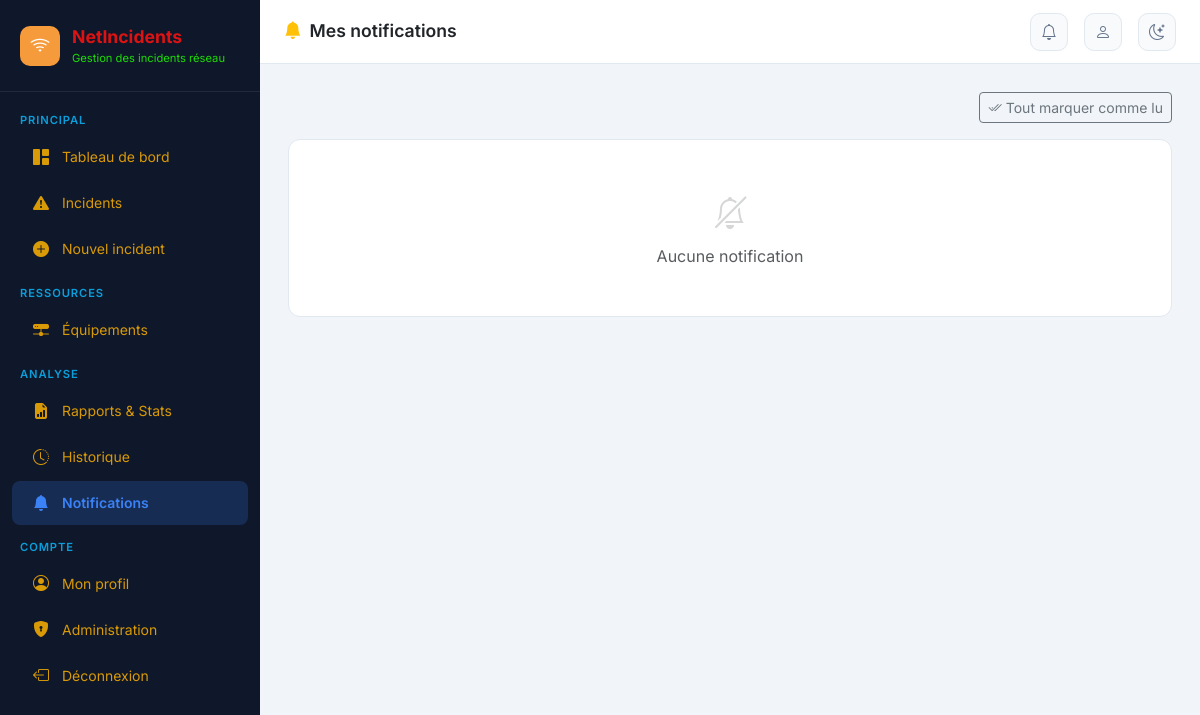
The app's page /notifications/ (signed in), older data.
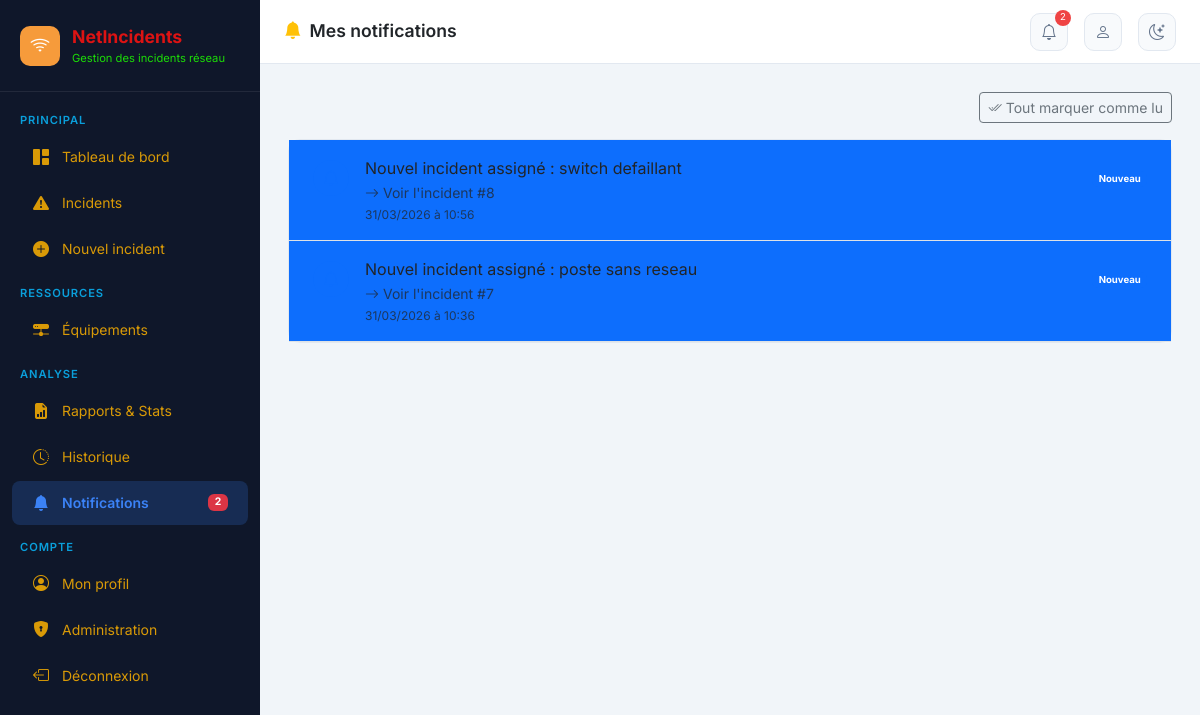
The same page, newer data.
### incidents/models.py (models this page shows, shortened)
class Notification(models.Model):
    utilisateur = models.ForeignKey(User, on_delete=models.CASCADE, related_name='notifications')
    incident = models.ForeignKey(Incident, on_delete=models.CASCADE, null=True, blank=True)
    message = models.TextField()
    lue = models.BooleanField(default=False)
    date_creation = models.DateTimeField(auto_now_add=True)
    class Meta:
        ordering = ['-date_creation']

class Incident(models.Model):
    PRIORITE = [
        ('critique', 'Critique'),
        ('haute', 'Haute'),
        ('moyenne', 'Moyenne'),
        ('basse', 'Basse'),
    ]
    STATUT = [
        ('ouvert', 'Ouvert'),
        ('en_cours', 'En cours'),
        ('resolu', 'Résolu'),
        ('ferme', 'Fermé'),
    ]
    CATEGORIE = [
        ('panne_reseau', 'Panne réseau'),
        ('lenteur', 'Lenteur / Dégradation'),
        ('securite', 'Incident de sécurité'),
        ('configuration', 'Erreur de configuration'),
        ('materiel', 'Défaillance matérielle'),
        ('logiciel', 'Incident logiciel'),
        ('connectivite', 'Perte de connectivité'),
        ('autre', 'Autre'),
    ]
    titre = models.CharField(max_length=200, verbose_name="Titre")
    description = models.TextField(verbose_name="Description")
    categorie = models.CharField(max_length=30, choices=CATEGORIE, default='autre', verbose_name="Catégorie")
    priorite = models.CharField(max_length=20, choices=PRIORITE, default='moyenne', verbose_name="Priorité")
    statut = models.CharField(max_length=20, choices=STATUT, default='ouvert', verbose_name="Statut")
    equipements = models.ManyToManyField(Equipement, blank=True, verbose_name="Équipements concernés")
    date_creation = models.DateTimeField(auto_now_add=True, verbose_name="Date de création")
    date_modification = models.DateTimeField(auto_now=True, verbose_name="Dernière modification")
    date_resolution = models.DateTimeField(null=True, blank=True, verbose_name="Date de résolution")
    date_fermeture = models.DateTimeField(null=True, blank=True, verbose_name="Date de fermeture")
    cree_par = models.ForeignKey(
        User, on_delete=models.SET_NULL, null=True,
        related_name='incidents_crees', verbose_name="Créé par"
    )
    assigne_a = models.ForeignKey(
        User, on_delete=models.SET_NULL, null=True, blank=True,
        related_name='incidents_assignes', verbose_name="Assigné à"
    )
    impact = models.TextField(blank=True, verbose_name="Impact métier")
    cause_racine = models.TextField(blank=True, verbose_name="Cause racine")
    solution_appliquee = models.TextField(blank=True, verbose_name="Solution appliquée")
    class Meta:
        verbose_name = "Incident"
        verbose_name_plural = "Incidents"
        ordering = ['-date_creation']

### incidents/views.py (the view)
# urls.py: path('notifications/', views.liste_notifications, name='notifications'),
@login_required
def liste_notifications(request):
    notifications = Notification.objects.filter(
        utilisateur=request.user
    ).order_by('-date_creation')
    nb_notifs = Notification.objects.filter(utilisateur=request.user, lue=False).count()
    return render(request, 'incidents/notifications.html', {
        'notifications': notifications, 'nb_notifs': nb_notifs
    })

### incidents/templates/incidents/notifications.html (shortened to what this page needs)
{% extends 'incidents/base.html' %}
{% block page_title %}<i class="bi bi-bell-fill text-warning me-2"></i>Mes notifications{% endblock %}
{% block content %}
<div class="d-flex justify-content-end mb-3">
  <button class="btn btn-sm btn-outline-secondary" onclick="marquerToutesLues()">
    <i class="bi bi-check2-all me-1"></i>Tout marquer comme lu
  </button>
</div>
<div class="card">
  <div class="card-body p-0">
    {% for notif in notifications %}
    <div class="d-flex gap-3 px-4 py-3 border-bottom {% if not notif.lue %}bg-primary bg-opacity-5{% endif %}">
      <div class="mt-1">
        <div class="rounded-circle d-flex align-items-center justify-content-center {% if not notif.lue %}bg-primary{% else %}bg-secondary{% endif %} bg-opacity-10"
             style="width:36px;height:36px;min-width:36px">
          <i class="bi bi-bell {% if not notif.lue %}text-primary{% else %}text-secondary{% endif %}"></i>
        </div>
      </div>
      <div class="flex-grow-1">
        <div class="{% if not notif.lue %}fw-500{% endif %}">{{ notif.message }}</div>
        {% if notif.incident %}
        <a href="{% url 'detail_incident' notif.incident.pk %}" class="text-muted text-decoration-none small">
          <i class="bi bi-arrow-right me-1"></i>Voir l'incident #{{ notif.incident.id }}
        </a>
        {% endif %}
        <div class="text-muted" style="font-size:.75rem;margin-top:2px">{{ notif.date_creation|date:"d/m/Y à H:i" }}</div>
      </div>
      {% if not notif.lue %}
      <div class="mt-2">
        <span class="badge bg-primary" style="font-size:.6rem">Nouveau</span>
      </div>
      {% endif %}
    </div>
    {% empty %}
    <div class="text-center py-5 text-muted">
      <i class="bi bi-bell-slash d-block fs-2 mb-2 opacity-25"></i>
      Aucune notification
    </div>
    {% endfor %}
  </div>
</div>
{% endblock %}

Row changes from the older to the newer data that the page shows:
added Notification: lue False (drawn), message "Nouvel incident assigné : switch defaillant", incident.id "8", date_creation "31/03/2026 à 10:56"
added Notification: lue False (drawn), message "Nouvel incident assigné : poste sans reseau", incident.id "7", date_creation "31/03/2026 à 10:36"
Text that changed along with them:
{{ nb_notifs }}: (not shown) → "2"
text no longer shown: "Aucune notification"
